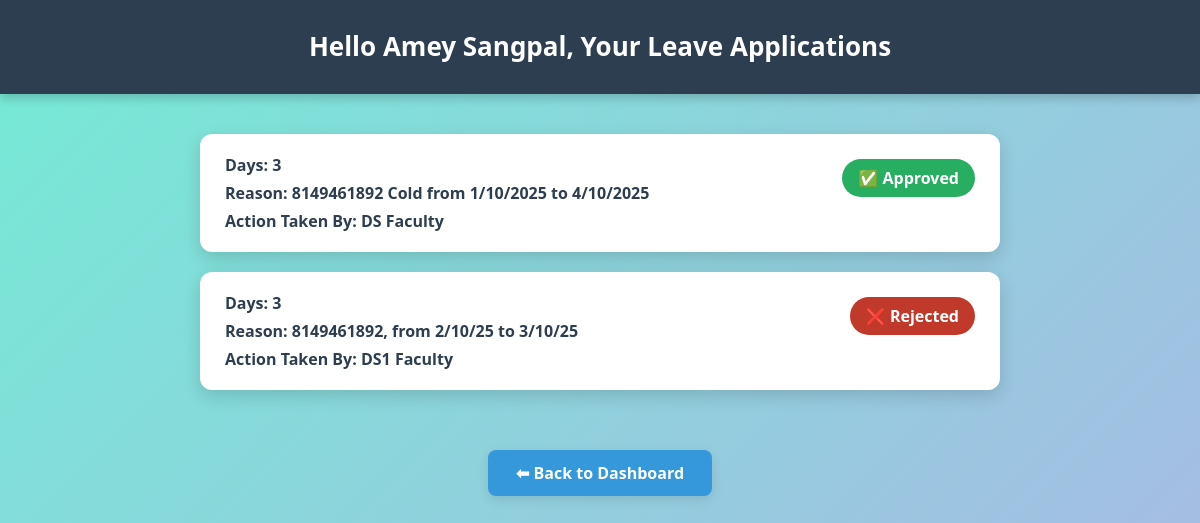
The page /my-leaves (signed in) on the database its author committed.
### app.py (models this page shows)
class Leave(db.Model):
    id = db.Column(db.Integer, primary_key=True)
    student_id = db.Column(db.Integer, db.ForeignKey('user.id'), nullable=False)
    name = db.Column(db.String(150), nullable=False)
    email = db.Column(db.String(150), nullable=False)
    days = db.Column(db.Integer, nullable=False)
    reason = db.Column(db.Text, nullable=False)
    document = db.Column(db.String(150), nullable=True)
    status = db.Column(db.String(20), default='Pending')  # Pending, Approved, Rejected
    approved_by = db.Column(db.String(150), nullable=True)  # 👈 Faculty name who approved/rejected

### app.py (the view)
@app.route('/my-leaves')
def my_leaves():
    if 'role' not in session or session['role'].lower() != 'student':
        flash("You are not authorized to view this page.", "error")
        return redirect(url_for('login'))
    leaves = Leave.query.filter_by(student_id=session['user_id']).all()
    return render_template('my_leaves.html', name=session['name'], leaves=leaves)

### templates/my_leaves.html (shortened to what this page needs)
<!DOCTYPE html>
<html lang="en">
<head>
</head>
<body>
  <header>
    <h1>Hello {{ name }}, Your Leave Applications</h1>
  </header>
  <div class="container">
    {% for leave in leaves %}
    <div class="leave-card">
      <div class="leave-info">
        <span>Days: {{ leave.days }}</span>
        <span>Reason: {{ leave.reason }}</span>
        {% if leave.approved_by %}
          <span>Action Taken By: <strong>{{ leave.approved_by }}</strong></span>
        {% endif %}
      </div>
      <div class="status {% if leave.status == 'Approved' %}approved{% elif leave.status == 'Rejected' %}rejected{% else %}pending{% endif %}">
        {% if leave.status == "Approved" %}
          ✅ Approved
        {% elif leave.status == "Rejected" %}
          ❌ Rejected
        {% else %}
          ⏳ Pending
        {% endif %}
      </div>
    </div>
    {% endfor %}
  </div>
  <a href="{{ url_for('student_dashboard') }}" class="back-link">⬅ Back to Dashboard</a>
</body>
</html>

### templates/my_leaves.html (style rules this page uses)
* { box-sizing: border-box; }
html, body { margin: 0; padding: 0; height: 100%; font-family: "Segoe UI", Arial, sans-serif; background: linear-gradient(135deg, #74ebd5, #ACB6E5); overflow-x: hidden; }
body { display: flex; flex-direction: column; align-items: center; min-height: 100vh; }
header { width: 100%; background: #2c3e50; color: #fff; text-align: center; padding: 30px 15px; box-shadow: 0px 4px 10px rgba(0,0,0,0.2); position: sticky; top: 0; z-index: 10; }
header h1 { margin: 0; font-size: 26px; font-weight: 600; line-height: 1.3; word-wrap: break-word; }
.container { width: 90%; max-width: 800px; margin: 40px 0 60px; display: flex; flex-direction: column; gap: 20px; }
.leave-card { background: #fff; padding: 20px 25px; border-radius: 12px; box-shadow: 0px 6px 18px rgba(0,0,0,0.15); display: flex; justify-content: space-between; align-items: flex-start; flex-wrap: wrap; transition: transform 0.2s ease; }
.leave-info { display: flex; flex-direction: column; gap: 6px; max-width: 70%; word-wrap: break-word; }
.leave-info span { font-weight: 600; color: #2c3e50; }
.status { font-weight: bold; padding: 8px 16px; border-radius: 20px; color: #fff; text-align: center; min-width: 120px; margin-top: 5px; }
.approved { background-color: #27ae60; }
.rejected { background-color: #c0392b; }
.back-link { margin-bottom: 40px; text-decoration: none; padding: 12px 28px; background: #3498db; color: #fff; font-weight: bold; border-radius: 8px; box-shadow: 0 4px 12px rgba(0,0,0,0.1); transition: background 0.3s ease, transform 0.2s ease; }

### rows shown on the page
Leave: days "3", reason "8149461892 Cold from 1/10/2025 to 4/10/2025", approved_by "DS Faculty", status "✅ Approved"
Leave: days "3", reason "8149461892, from 2/10/25 to 3/10/25", approved_by "DS1 Faculty", status "❌ Rejected"

### other values the page prints
{{ name }} "Amey Sangpal"
